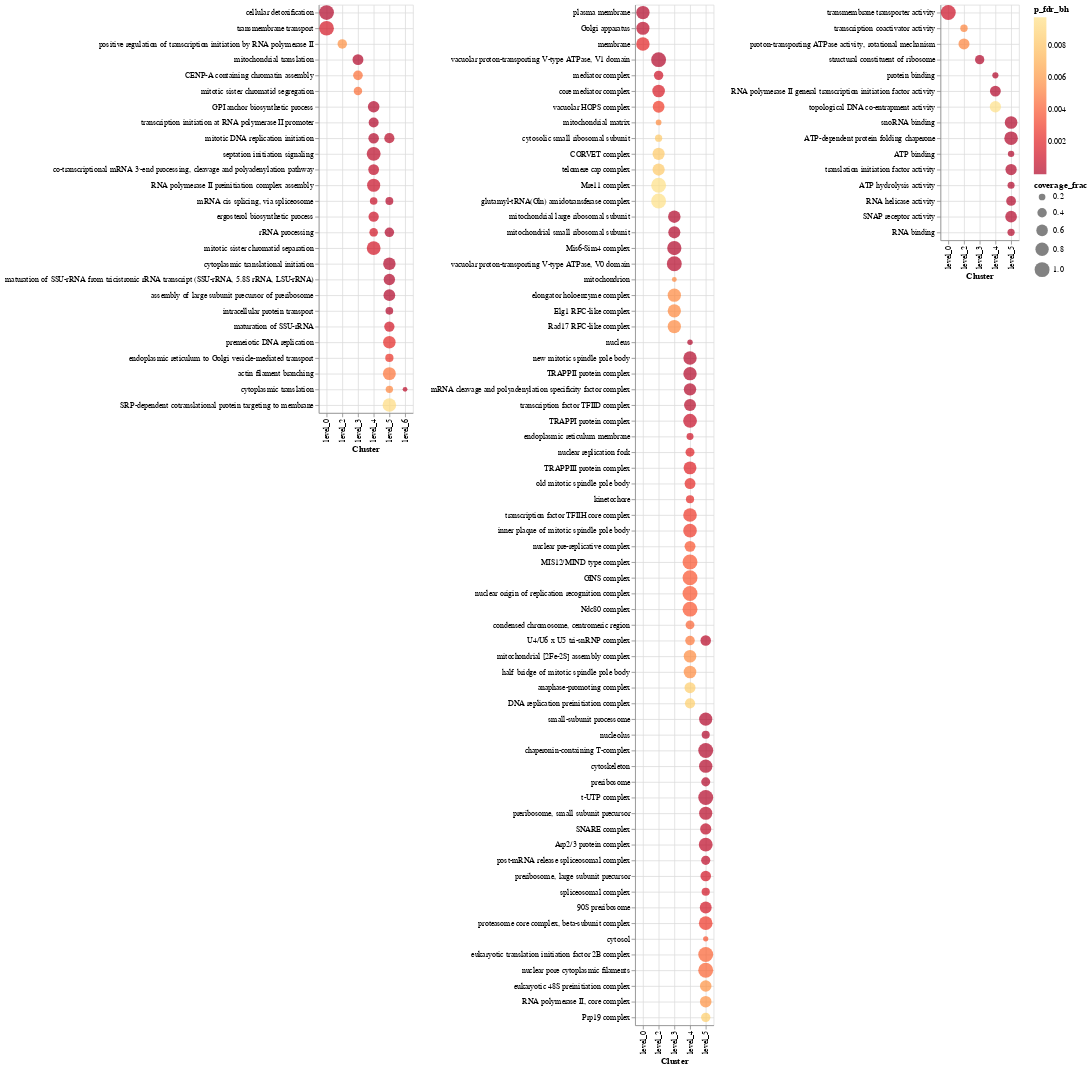

The code cell stored with this chart in its notebook:
### Code cell
concated_GOEA_results_plot = []
for NS, NS_df in filtered_concated_GOEA_results.groupby("NS"):
    chart = alt.Chart(NS_df).mark_circle().encode(
        x=alt.X("Cluster:N", axis=alt.Axis(grid=True), sort=["level_0", "level_1", "level_2", "level_3", "level_4", "level_5", "level_6"]),
        y=alt.Y(
                    "name:N",
                    axis=alt.Axis(grid=True, labelLimit=500, title=""),
                    sort=alt.EncodingSortField(
                        field="Cluster", order="ascending"),
                ),
        color=alt.Color("p_fdr_bh:Q").scale(
                    scheme="yelloworangered", reverse=True),
        tooltip=NS_df.columns.tolist(),
        size="coverage_frac")
    concated_GOEA_results_plot.append(chart)
alt.hconcat(*concated_GOEA_results_plot)#.save("../results/GOEA_results_plot.html")
